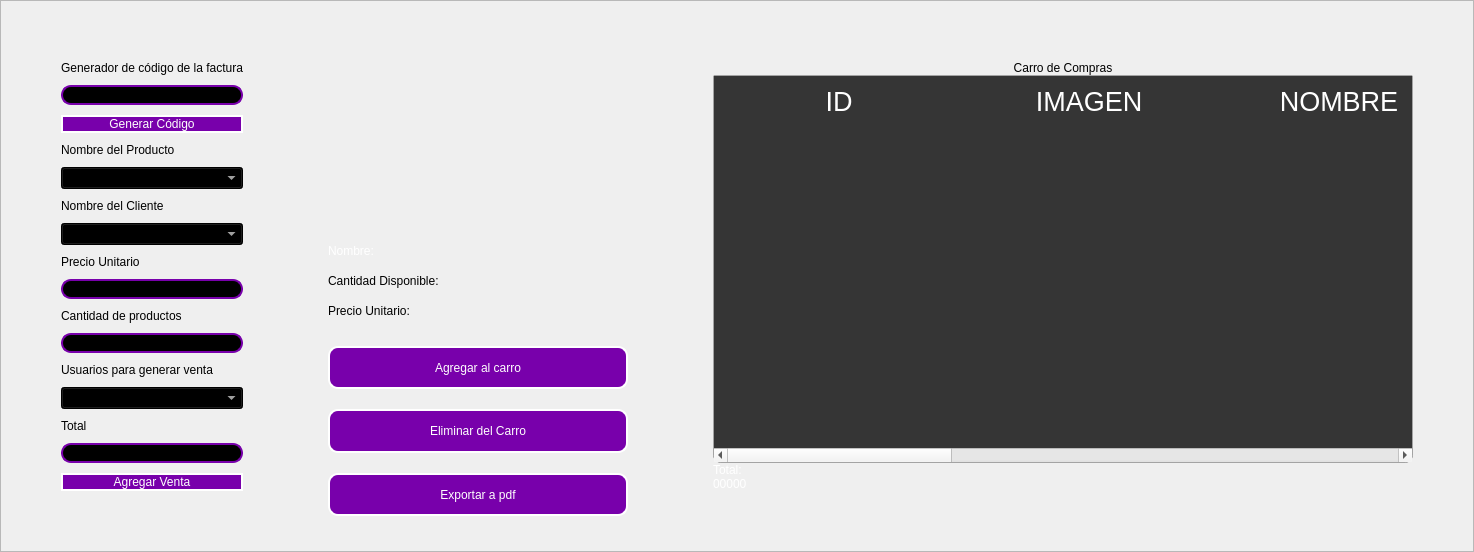
        <widget class="QFrame" name="frame_3">
         <property name="sizePolicy">
          <sizepolicy hsizetype="Maximum" vsizetype="Preferred">
           <horstretch>0</horstretch>
           <verstretch>0</verstretch>
          </sizepolicy>
         </property>
         <property name="layoutDirection">
          <enum>Qt::LeftToRight</enum>
         </property>
         <property name="frameShape">
          <enum>QFrame::StyledPanel</enum>
         </property>
         <property name="frameShadow">
          <enum>QFrame::Raised</enum>
         </property>
         <property name="lineWidth">
          <number>0</number>
         </property>
         <layout class="QHBoxLayout" name="horizontalLayout_4">
          <property name="spacing">
           <number>10</number>
          </property>
          <property name="sizeConstraint">
           <enum>QLayout::SetDefaultConstraint</enum>
          </property>
          <property name="leftMargin">
           <number>10</number>
          </property>
          <property name="topMargin">
           <number>10</number>
          </property>
          <property name="rightMargin">
           <number>10</number>
          </property>
          <property name="bottomMargin">
           <number>10</number>
          </property>
          <item>
           <layout class="QVBoxLayout" name="verticalLayout_3">
            <property name="spacing">
             <number>10</number>
            </property>
            <property name="leftMargin">
             <number>50</number>
            </property>
            <property name="topMargin">
             <number>50</number>
            </property>
            <property name="rightMargin">
             <number>50</number>
            </property>
            <property name="bottomMargin">
             <number>50</number>
            </property>
            <item>
             <widget class="QLabel" name="label_10">
              <property name="styleSheet">
               <string notr="true">color: rgb(0, 0, 0);
font: 10pt &quot;MS Shell Dlg 2&quot;;</string>
              </property>
              <property name="text">
               <string>Generador de código de la factura</string>
              </property>
             </widget>
            </item>
            <item>
             <widget class="QLineEdit" name="codetxt">
              <property name="enabled">
               <bool>false</bool>
              </property>
              <property name="styleSheet">
               <string notr="true">
border-radius:10px; 
font: 12pt &quot;Arial&quot;;
border: 2px solid  rgb(120, 0, 171);
background-color: rgb(0, 0, 0);
color: rgb(255, 255, 255);
</string>
              </property>
             </widget>
            </item>
            <item>
             <widget class="QPushButton" name="btn_get_code">
              <property name="cursor">
               <cursorShape>PointingHandCursor</cursorShape>
              </property>
              <property name="styleSheet">
               <string notr="true">QLabel {
	color: rgb(255, 255, 254);
	font: 12pt &quot;Arial&quot;;
	background-color: rgba(0, 0, 0,0);
}


QLineEdit{
background-color: rgba(0, 0, 0,0);
border-radius:10px; 
font: 12pt &quot;Arial&quot;;
color: rgb(255, 255, 254);
border: 2px solid  rgb(255, 255, 255);

}

QLineEdit:hover{
background-color: rgba(0, 0, 0,0);
border-radius:10px; 
font: 12pt &quot;Arial&quot;;
border: 2px solid  rgb(120, 0, 171);
}

QLineEdit:focus{
background-color: rgb(0, 0, 0);
border-radius:10px; 
font: 12pt &quot;Arial&quot;;
border: 2px solid rgb(120, 0, 171);
}

QCheckBox{
	font: 12pt &quot;Arial&quot;;
	color: rgb(255, 255, 255);
}

QCheckBox::indicator {
    width: 18px;
    height:18px;
}

QCheckBox::indicator:unchecked {
   background-image: url(image/square.svg);
}

QCheckBox::indicator:checked {
   background-image: url(image/check-square.svg);
}

QPushButton{
border-radius:10px; 
font: 12pt &quot;Arial&quot;;
color: rgb(255, 255, 254);
border: 2px solid #ffffff;
	background-color: rgb(120, 0, 171);

}

QPushButton:hover{
border-radius:10px; 
font: 12pt &quot;Arial&quot;;
color: rgb(255, 255, 255);
border: 2px solid rgb(120, 0, 171);
	background-color: rgb(120, 0, 171);
}
QFrame{
 	background-color: #1E0070;
	border-radius:15px; 
}
</string>
              </property>
              <property name="text">
               <string>Generar Código</string>
              </property>
             </widget>
            </item>
            <item>
             <widget class="QLabel" name="label_7">
              <property name="styleSheet">
               <string notr="true">QLabel {
color: rgb(0, 0, 0);
	font: 12pt &quot;Arial&quot;;
	background-color: rgba(0, 0, 0,0);
}


QLineEdit{
background-color: rgba(0, 0, 0,0);
border-radius:10px; 
font: 12pt &quot;Arial&quot;;
color: rgb(255, 255, 254);
border: 2px solid  rgb(255, 255, 255);

}

QLineEdit:hover{
background-color: rgba(0, 0, 0,0);
border-radius:10px; 
font: 12pt &quot;Arial&quot;;
border: 2px solid  rgb(120, 0, 171);
}

QLineEdit:focus{
background-color: rgb(0, 0, 0);
border-radius:10px; 
font: 12pt &quot;Arial&quot;;
border: 2px solid rgb(120, 0, 171);
}

QCheckBox{
	font: 12pt &quot;Arial&quot;;
	color: rgb(255, 255, 255);
}

QCheckBox::indicator {
    width: 18px;
    height:18px;
}

QCheckBox::indicator:unchecked {
   background-image: url(image/square.svg);
}

QCheckBox::indicator:checked {
   background-image: url(image/check-square.svg);
}

QPushButton{
border-radius:10px; 
font: 12pt &quot;Arial&quot;;
color: rgb(255, 255, 254);
border: 2px solid #ffffff;
}

QPushButton:hover{
border-radius:10px; 
font: 12pt &quot;Arial&quot;;
color: rgb(255, 255, 255);
border: 2px solid rgb(120, 0, 171);
	background-color: rgb(120, 0, 171);
}

</string>
              </property>
              <property name="text">
               <string>Nombre del Producto</string>
              </property>
             </widget>
            </item>
            <item>
             <widget class="QComboBox" name="comboboxproduct">
              <property name="cursor">
               <cursorShape>PointingHandCursor</cursorShape>
              </property>
              <property name="styleSheet">
               <string notr="true">background-color: rgb(0, 0, 0);
color: rgb(255, 255, 255);
</string>
              </property>
             </widget>
            </item>
            <item>
             <widget class="QLabel" name="label_6">
              <property name="styleSheet">
               <string notr="true">QLabel {
color: rgb(0, 0, 0);
	font: 12pt &quot;Arial&quot;;
	background-color: rgba(0, 0, 0,0);
}


QLineEdit{
background-color: rgba(0, 0, 0,0);
border-radius:10px; 
font: 12pt &quot;Arial&quot;;
color: rgb(255, 255, 254);
border: 2px solid  rgb(255, 255, 255);

}

QLineEdit:hover{
background-color: rgba(0, 0, 0,0);
border-radius:10px; 
font: 12pt &quot;Arial&quot;;
border: 2px solid  rgb(120, 0, 171);
}

QLineEdit:focus{
background-color: rgb(0, 0, 0);
border-radius:10px; 
font: 12pt &quot;Arial&quot;;
border: 2px solid rgb(120, 0, 171);
}

QCheckBox{
	font: 12pt &quot;Arial&quot;;
	color: rgb(255, 255, 255);
}

QCheckBox::indicator {
    width: 18px;
    height:18px;
}

QCheckBox::indicator:unchecked {
   background-image: url(image/square.svg);
}

QCheckBox::indicator:checked {
   background-image: url(image/check-square.svg);
}

QPushButton{
border-radius:10px; 
font: 12pt &quot;Arial&quot;;
color: rgb(255, 255, 254);
border: 2px solid #ffffff;
}

QPushButton:hover{
border-radius:10px; 
font: 12pt &quot;Arial&quot;;
color: rgb(255, 255, 255);
border: 2px solid rgb(120, 0, 171);
	background-color: rgb(120, 0, 171);
}

</string>
              </property>
              <property name="text">
               <string>Nombre del Cliente</string>
              </property>
             </widget>
            </item>
            <item>
             <widget class="QComboBox" name="comboboxclient">
              <property name="cursor">
               <cursorShape>PointingHandCursor</cursorShape>
              </property>
              <property name="styleSheet">
               <string notr="true">background-color: rgb(0, 0, 0);
color: rgb(255, 255, 255);
</string>
              </property>
             </widget>
            </item>
            <item>
             <widget class="QLabel" name="label_5">
              <property name="styleSheet">
               <string notr="true">QLabel {
color: rgb(0, 0, 0);
	font: 12pt &quot;Arial&quot;;
	background-color: rgba(0, 0, 0,0);
}


QLineEdit{
background-color: rgba(0, 0, 0,0);
border-radius:10px; 
font: 12pt &quot;Arial&quot;;
color: rgb(255, 255, 254);
border: 2px solid  rgb(255, 255, 255);

}

QLineEdit:hover{
background-color: rgba(0, 0, 0,0);
border-radius:10px; 
font: 12pt &quot;Arial&quot;;
border: 2px solid  rgb(120, 0, 171);
}

QLineEdit:focus{
background-color: rgb(0, 0, 0);
border-radius:10px; 
font: 12pt &quot;Arial&quot;;
border: 2px solid rgb(120, 0, 171);
}

QCheckBox{
	font: 12pt &quot;Arial&quot;;
	color: rgb(255, 255, 255);
}

QCheckBox::indicator {
    width: 18px;
    height:18px;
}

QCheckBox::indicator:unchecked {
   background-image: url(image/square.svg);
}

QCheckBox::indicator:checked {
   background-image: url(image/check-square.svg);
}

QPushButton{
border-radius:10px; 
font: 12pt &quot;Arial&quot;;
color: rgb(255, 255, 254);
border: 2px solid #ffffff;
}

QPushButton:hover{
border-radius:10px; 
font: 12pt &quot;Arial&quot;;
color: rgb(255, 255, 255);
border: 2px solid rgb(120, 0, 171);
	background-color: rgb(120, 0, 171);
}

</string>
              </property>
              <property name="text">
               <string>Precio Unitario</string>
              </property>
             </widget>
            </item>
            <item>
             <widget class="QLineEdit" name="unitpricetxt">
              <property name="enabled">
               <bool>false</bool>
              </property>
              <property name="styleSheet">
               <string notr="true">
border-radius:10px; 
font: 12pt &quot;Arial&quot;;
border: 2px solid  rgb(120, 0, 171);
background-color: rgb(0, 0, 0);
color: rgb(255, 255, 255);
</string>
              </property>
             </widget>
            </item>
            <item>
             <widget class="QLabel" name="label_4">
              <property name="styleSheet">
               <string notr="true">QLabel {
color: rgb(0, 0, 0);
	font: 12pt &quot;Arial&quot;;
	background-color: rgba(0, 0, 0,0);
}


QLineEdit{
background-color: rgba(0, 0, 0,0);
border-radius:10px; 
font: 12pt &quot;Arial&quot;;
color: rgb(255, 255, 254);
border: 2px solid  rgb(255, 255, 255);

}

QLineEdit:hover{
background-color: rgba(0, 0, 0,0);
border-radius:10px; 
font: 12pt &quot;Arial&quot;;
border: 2px solid  rgb(120, 0, 171);
}

QLineEdit:focus{
background-color: rgb(0, 0, 0);
border-radius:10px; 
font: 12pt &quot;Arial&quot;;
border: 2px solid rgb(120, 0, 171);
}

QCheckBox{
	font: 12pt &quot;Arial&quot;;
	color: rgb(255, 255, 255);
}

QCheckBox::indicator {
    width: 18px;
    height:18px;
}

QCheckBox::indicator:unchecked {
   background-image: url(image/square.svg);
}

QCheckBox::indicator:checked {
   background-image: url(image/check-square.svg);
}

QPushButton{
border-radius:10px; 
font: 12pt &quot;Arial&quot;;
color: rgb(255, 255, 254);
border: 2px solid #ffffff;
}

QPushButton:hover{
border-radius:10px; 
font: 12pt &quot;Arial&quot;;
color: rgb(255, 255, 255);
border: 2px solid rgb(120, 0, 171);
	background-color: rgb(120, 0, 171);
}

</string>
              </property>
              <property name="text">
               <string>Cantidad de productos</string>
              </property>
             </widget>
            </item>
            <item>
             <widget class="QLineEdit" name="quantitytxt">
              <property name="styleSheet">
               <string notr="true">
border-radius:10px; 
font: 12pt &quot;Arial&quot;;
border: 2px solid  rgb(120, 0, 171);
background-color: rgb(0, 0, 0);
color: rgb(255, 255, 255);
</string>
              </property>
             </widget>
            </item>
            <item>
             <widget class="QLabel" name="label_3">
              <property name="styleSheet">
               <string notr="true">QLabel {
color: rgb(0, 0, 0);
	font: 12pt &quot;Arial&quot;;
	background-color: rgba(0, 0, 0,0);
}


QLineEdit{
background-color: rgba(0, 0, 0,0);
border-radius:10px; 
font: 12pt &quot;Arial&quot;;
color: rgb(255, 255, 254);
border: 2px solid  rgb(255, 255, 255);

}

QLineEdit:hover{
background-color: rgba(0, 0, 0,0);
border-radius:10px; 
font: 12pt &quot;Arial&quot;;
border: 2px solid  rgb(120, 0, 171);
}

QLineEdit:focus{
background-color: rgb(0, 0, 0);
border-radius:10px; 
font: 12pt &quot;Arial&quot;;
border: 2px solid rgb(120, 0, 171);
}

QCheckBox{
	font: 12pt &quot;Arial&quot;;
	color: rgb(255, 255, 255);
}

QCheckBox::indicator {
    width: 18px;
    height:18px;
}

QCheckBox::indicator:unchecked {
   background-image: url(image/square.svg);
}

QCheckBox::indicator:checked {
   background-image: url(image/check-square.svg);
}

QPushButton{
border-radius:10px; 
font: 12pt &quot;Arial&quot;;
color: rgb(255, 255, 254);
border: 2px solid #ffffff;
}

QPushButton:hover{
border-radius:10px; 
font: 12pt &quot;Arial&quot;;
color: rgb(255, 255, 255);
border: 2px solid rgb(120, 0, 171);
	background-color: rgb(120, 0, 171);
}

</string>
              </property>
              <property name="text">
               <string>Usuarios para generar venta</string>
              </property>
             </widget>
            </item>
            <item>
             <widget class="QComboBox" name="comboboxuser">
              <property name="cursor">
               <cursorShape>PointingHandCursor</cursorShape>
              </property>
              <property name="styleSheet">
               <string notr="true">background-color: rgb(0, 0, 0);
color: rgb(255, 255, 255);
</string>
              </property>
             </widget>
            </item>
            <item>
             <widget class="QLabel" name="label_2">
              <property name="styleSheet">
               <string notr="true">QLabel {
color: rgb(0, 0, 0);
	font: 12pt &quot;Arial&quot;;
	background-color: rgba(0, 0, 0,0);
}


QLineEdit{
background-color: rgba(0, 0, 0,0);
border-radius:10px; 
font: 12pt &quot;Arial&quot;;
color: rgb(255, 255, 254);
border: 2px solid  rgb(255, 255, 255);

}

QLineEdit:hover{
background-color: rgba(0, 0, 0,0);
border-radius:10px; 
font: 12pt &quot;Arial&quot;;
border: 2px solid  rgb(120, 0, 171);
}

QLineEdit:focus{
background-color: rgb(0, 0, 0);
border-radius:10px; 
font: 12pt &quot;Arial&quot;;
border: 2px solid rgb(120, 0, 171);
}

QCheckBox{
	font: 12pt &quot;Arial&quot;;
	color: rgb(255, 255, 255);
}

QCheckBox::indicator {
    width: 18px;
    height:18px;
}

QCheckBox::indicator:unchecked {
   background-image: url(image/square.svg);
}

QCheckBox::indicator:checked {
   background-image: url(image/check-square.svg);
}

QPushButton{
border-radius:10px; 
font: 12pt &quot;Arial&quot;;
color: rgb(255, 255, 254);
border: 2px solid #ffffff;
}

QPushButton:hover{
border-radius:10px; 
font: 12pt &quot;Arial&quot;;
color: rgb(255, 255, 255);
border: 2px solid rgb(120, 0, 171);
	background-color: rgb(120, 0, 171);
}

</string>
              </property>
              <property name="text">
               <string>Total</string>
              </property>
             </widget>
            </item>
            <item>
             <widget class="QLineEdit" name="totalpricetxt">
              <property name="enabled">
               <bool>false</bool>
              </property>
              <property name="styleSheet">
               <string notr="true">
border-radius:10px; 
font: 12pt &quot;Arial&quot;;
border: 2px solid  rgb(120, 0, 171);
background-color: rgb(0, 0, 0);
color: rgb(255, 255, 255);
</string>
              </property>
             </widget>
            </item>
            <item>
             <widget class="QPushButton" name="btn_register_sale">
              <property name="cursor">
               <cursorShape>PointingHandCursor</cursorShape>
              </property>
              <property name="styleSheet">
               <string notr="true">QLabel {
	color: rgb(255, 255, 254);
	font: 12pt &quot;Arial&quot;;
	background-color: rgba(0, 0, 0,0);
}


QLineEdit{
background-color: rgba(0, 0, 0,0);
border-radius:10px; 
font: 12pt &quot;Arial&quot;;
color: rgb(255, 255, 254);
border: 2px solid  rgb(255, 255, 255);

}

QLineEdit:hover{
background-color: rgba(0, 0, 0,0);
border-radius:10px; 
font: 12pt &quot;Arial&quot;;
border: 2px solid  rgb(120, 0, 171);
}

QLineEdit:focus{
background-color: rgb(0, 0, 0);
border-radius:10px; 
font: 12pt &quot;Arial&quot;;
border: 2px solid rgb(120, 0, 171);
}

QCheckBox{
	font: 12pt &quot;Arial&quot;;
	color: rgb(255, 255, 255);
}

QCheckBox::indicator {
    width: 18px;
    height:18px;
}

QCheckBox::indicator:unchecked {
   background-image: url(image/square.svg);
}

QCheckBox::indicator:checked {
   background-image: url(image/check-square.svg);
}

QPushButton{
border-radius:10px; 
font: 12pt &quot;Arial&quot;;
color: rgb(255, 255, 254);
border: 2px solid #ffffff;
	background-color: rgb(120, 0, 171);

}

QPushButton:hover{
border-radius:10px; 
font: 12pt &quot;Arial&quot;;
color: rgb(255, 255, 255);
border: 2px solid rgb(120, 0, 171);
	background-color: rgb(120, 0, 171);
}
QFrame{
 	background-color: #1E0070;
	border-radius:15px; 
}
</string>
              </property>
              <property name="text">
               <string>Agregar Venta</string>
              </property>
             </widget>
            </item>
           </layout>
          </item>
          <item>
           <layout class="QVBoxLayout" name="verticalLayout_4">
            <property name="spacing">
             <number>0</number>
            </property>
            <property name="leftMargin">
             <number>25</number>
            </property>
            <property name="topMargin">
             <number>25</number>
            </property>
            <property name="rightMargin">
             <number>25</number>
            </property>
            <property name="bottomMargin">
             <number>25</number>
            </property>
            <item>
             <widget class="QLabel" name="labelimage">
              <property name="minimumSize">
               <size>
                <width>0</width>
                <height>200</height>
               </size>
              </property>
              <property name="maximumSize">
               <size>
                <width>200</width>
                <height>200</height>
               </size>
              </property>
              <property name="text">
               <string/>
              </property>
             </widget>
            </item>
            <item>
             <widget class="QLabel" name="labelname">
              <property name="minimumSize">
               <size>
                <width>300</width>
                <height>0</height>
               </size>
              </property>
              <property name="maximumSize">
               <size>
                <width>300</width>
                <height>30</height>
               </size>
              </property>
              <property name="styleSheet">
               <string notr="true">color: rgb(255, 255, 255);
font: 12pt &quot;MS Shell Dlg 2&quot;;</string>
              </property>
              <property name="text">
               <string>Nombre:</string>
              </property>
             </widget>
            </item>
            <item>
             <widget class="QLabel" name="labelstock">
              <property name="minimumSize">
               <size>
                <width>180</width>
                <height>0</height>
               </size>
              </property>
              <property name="maximumSize">
               <size>
                <width>300</width>
                <height>30</height>
               </size>
              </property>
              <property name="styleSheet">
               <string notr="true">font: 12pt &quot;MS Shell Dlg 2&quot;;
color: rgb(0, 0, 0);</string>
              </property>
              <property name="text">
               <string>Cantidad Disponible:</string>
              </property>
             </widget>
            </item>
            <item>
             <widget class="QLabel" name="labeluprice">
              <property name="maximumSize">
               <size>
                <width>300</width>
                <height>30</height>
               </size>
              </property>
              <property name="styleSheet">
               <string notr="true">color: rgb(0, 0, 0);
font: 12pt &quot;MS Shell Dlg 2&quot;;</string>
              </property>
              <property name="text">
               <string>Precio Unitario:</string>
              </property>
             </widget>
            </item>
            <item>
             <spacer name="verticalSpacer">
              <property name="orientation">
               <enum>Qt::Vertical</enum>
              </property>
              <property name="sizeType">
               <enum>QSizePolicy::Fixed</enum>
              </property>
              <property name="sizeHint" stdset="0">
               <size>
                <width>10</width>
                <height>20</height>
               </size>
              </property>
             </spacer>
            </item>
            <item>
             <widget class="QPushButton" name="btn_add_cart">
              <property name="maximumSize">
               <size>
                <width>300</width>
                <height>50</height>
               </size>
              </property>
              <property name="cursor">
               <cursorShape>PointingHandCursor</cursorShape>
              </property>
              <property name="styleSheet">
               <string notr="true">QPushButton{
border-radius:10px; 
font: 12pt &quot;Arial&quot;;
color: rgb(255, 255, 254);
border: 2px solid #ffffff;
	background-color: rgb(120, 0, 171);

}

QPushButton:hover{
border-radius:10px; 
font: 12pt &quot;Arial&quot;;
color: rgb(255, 255, 255);
border: 2px solid rgb(120, 0, 171);
	background-color: rgb(120, 0, 171);
}</string>
              </property>
              <property name="text">
               <string>Agregar al carro</string>
              </property>
              <property name="iconSize">
               <size>
                <width>30</width>
                <height>30</height>
               </size>
              </property>
             </widget>
            </item>
            <item>
             <spacer name="verticalSpacer_2">
              <property name="orientation">
               <enum>Qt::Vertical</enum>
              </property>
              <property name="sizeType">
               <enum>QSizePolicy::Fixed</enum>
              </property>
              <property name="sizeHint" stdset="0">
               <size>
                <width>20</width>
                <height>20</height>
               </size>
              </property>
             </spacer>
            </item>
            <item>
             <widget class="QPushButton" name="btn_delete">
              <property name="maximumSize">
               <size>
                <width>300</width>
                <height>50</height>
               </size>
              </property>
              <property name="cursor">
               <cursorShape>PointingHandCursor</cursorShape>
              </property>
              <property name="styleSheet">
               <string notr="true">QPushButton{
border-radius:10px; 
font: 12pt &quot;Arial&quot;;
color: rgb(255, 255, 254);
border: 2px solid #ffffff;
	background-color: rgb(120, 0, 171);

}

QPushButton:hover{
border-radius:10px; 
font: 12pt &quot;Arial&quot;;
color: rgb(255, 255, 255);
border: 2px solid rgb(120, 0, 171);
	background-color: rgb(120, 0, 171);
}</string>
              </property>
              <property name="text">
               <string>Eliminar del Carro</string>
              </property>
              <property name="iconSize">
               <size>
                <width>30</width>
                <height>30</height>
               </size>
              </property>
             </widget>
            </item>
            <item>
             <spacer name="verticalSpacer_3">
              <property name="orientation">
               <enum>Qt::Vertical</enum>
              </property>
              <property name="sizeType">
               <enum>QSizePolicy::Fixed</enum>
              </property>
              <property name="sizeHint" stdset="0">
               <size>
                <width>20</width>
                <height>20</height>
               </size>
              </property>
             </spacer>
            </item>
            <item>
             <widget class="QPushButton" name="btn_export_pdf">
              <property name="maximumSize">
               <size>
                <width>300</width>
                <height>50</height>
               </size>
              </property>
              <property name="styleSheet">
               <string notr="true">QPushButton{
border-radius:10px; 
font: 12pt &quot;Arial&quot;;
color: rgb(255, 255, 254);
border: 2px solid #ffffff;
	background-color: rgb(120, 0, 171);

}

QPushButton:hover{
border-radius:10px; 
font: 12pt &quot;Arial&quot;;
color: rgb(255, 255, 255);
border: 2px solid rgb(120, 0, 171);
	background-color: rgb(120, 0, 171);
}</string>
              </property>
              <property name="text">
               <string>Exportar a pdf</string>
              </property>
             </widget>
            </item>
           </layout>
          </item>
          <item>
           <layout class="QVBoxLayout" name="verticalLayout_5">
            <property name="spacing">
             <number>0</number>
            </property>
            <property name="leftMargin">
             <number>50</number>
            </property>
            <property name="topMargin">
             <number>50</number>
            </property>
            <property name="rightMargin">
             <number>50</number>
            </property>
            <property name="bottomMargin">
             <number>50</number>
            </property>
            <item>
             <widget class="QLabel" name="label_8">
              <property name="styleSheet">
               <string notr="true">color: rgb(0, 0, 0);
font: 25pt &quot;MS Shell Dlg 2&quot;;</string>
              </property>
              <property name="text">
               <string>Carro de Compras</string>
              </property>
              <property name="alignment">
               <set>Qt::AlignCenter</set>
              </property>
             </widget>
            </item>
            <item>
             <widget class="QTableWidget" name="table_cart">
              <property name="minimumSize">
               <size>
                <width>700</width>
                <height>0</height>
               </size>
              </property>
              <property name="maximumSize">
               <size>
                <width>700</width>
                <height>16777215</height>
               </size>
              </property>
              <property name="styleSheet">
               <string notr="true">QTableView {

	border: 1px solid rgba(255,255,255,40);
	border-bottom-right-radius: 7px; 
	border-bottom-left-radius: 7px; 
	color: white;
	font: 15pt &quot;MS Shell Dlg 2&quot;;
	background-color: rgb(53, 53, 53);
}

QHeaderView::section {
background-color: rgb(53, 53, 53);
color: white;
border: none;
height: 50px;
font-size: 20pt;
}

QTableView::item {
    border-style: none;
    border-bottom: 1px solid rgba(255,255,255,50);
    padding-left: auto;
    padding-right: auto;
}

QTableView::item:selected{
	border: none;
	color: rgb(255, 255, 255);
    background-color: rgba(255, 255, 255, 50);
}
</string>
              </property>
              <property name="editTriggers">
               <set>QAbstractItemView::NoEditTriggers</set>
              </property>
              <attribute name="horizontalHeaderDefaultSectionSize">
               <number>250</number>
              </attribute>
              <column>
               <property name="text">
                <string>ID</string>
               </property>
              </column>
              <column>
               <property name="text">
                <string>IMAGEN</string>
               </property>
              </column>
              <column>
               <property name="text">
                <string>NOMBRE</string>
               </property>
              </column>
              <column>
               <property name="text">
                <string>CANTIDAD DE PRODUCTO</string>
               </property>
              </column>
              <column>
               <property name="text">
                <string>PRECIO U.</string>
               </property>
              </column>
              <column>
               <property name="text">
                <string>TOTAL</string>
               </property>
              </column>
             </widget>
            </item>
            <item>
             <widget class="QLabel" name="label_9">
              <property name="styleSheet">
               <string notr="true">font: 16pt &quot;MS Shell Dlg 2&quot;;
color: rgb(255, 255, 255);</string>
              </property>
              <property name="locale">
               <locale language="Spanish" country="Chile"/>
              </property>
              <property name="text">
               <string>Total:</string>
              </property>
              <property name="alignment">
               <set>Qt::AlignBottom|Qt::AlignLeading|Qt::AlignLeft</set>
              </property>
             </widget>
            </item>
            <item>
             <widget class="QLabel" name="labeltotal">
              <property name="styleSheet">
               <string notr="true">font: 16pt &quot;MS Shell Dlg 2&quot;;
color: rgb(255, 255, 255);</string>
              </property>
              <property name="text">
               <string>00000</string>
              </property>
              <property name="alignment">
               <set>Qt::AlignLeading|Qt::AlignLeft|Qt::AlignVCenter</set>
              </property>
             </widget>
            </item>
           </layout>
          </item>
         </layout>
        </widget>
